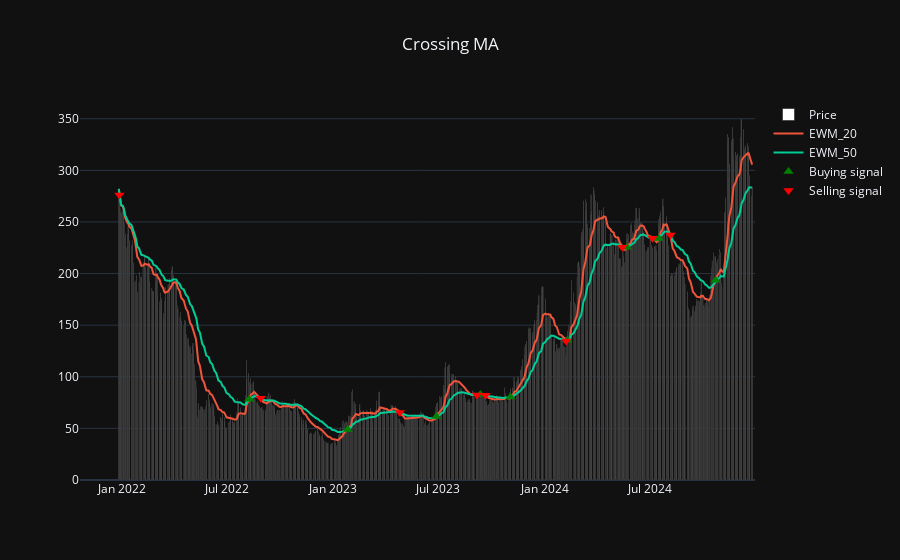

The cell this chart's notebook holds for it:
### Code cell
strategy = Strategy()
df_ma = strategy.calc_crossing_MA(df, SHORT_MA, LONG_MA)
strategy.show_crossing_MA(df_ma, SHORT_MA, LONG_MA)

### Figure 1 — Plotly figure (JSON) as saved in the notebook; plotly's stock layout.template omitted (floating-point values rounded to 4 significant figures; data arrays with more than 128 entries replaced by an {"elided": "..."} marker saying what was removed)
{"data": [{"marker": {"color": "white"}, "name": "Price", "type": "bar", "x": {"elided": "755 str values"}, "y": {"elided": "755 float values"}}, {"name": "EWM_20", "type": "scatter", "x": {"elided": "755 str values"}, "y": {"elided": "755 float values"}}, {"name": "EWM_50", "type": "scatter", "x": {"elided": "755 str values"}, "y": {"elided": "755 float values"}}, {"marker": {"color": "green", "size": 9, "symbol": "triangle-up"}, "mode": "markers", "name": "Buying signal", "type": "scatter", "x": ["2022-08-09", "2023-01-26", "2023-06-28", "2023-09-12", "2023-11-03", "2024-02-09", "2024-05-22", "2024-07-16", "2024-10-22"], "y": [78.18, 48.92, 61.49, 82.88, 80.29, 135.5, 225.6, 234.0, 193.5]}, {"marker": {"color": "red", "size": 9, "symbol": "triangle-down"}, "mode": "markers", "name": "Selling signal", "type": "scatter", "x": ["2021-12-28", "2022-08-29", "2023-04-26", "2023-09-06", "2023-09-21", "2024-02-07", "2024-05-14", "2024-07-05", "2024-08-05"], "y": [276.2, 79.3, 65.38, 82.45, 82.13, 134.7, 225.4, 234.2, 237.4]}], "layout": {"title": {"text": "Crossing MA", "x": 0.5, "xanchor": "center"}, "xaxis": {"rangeslider": {"visible": false}}}}
